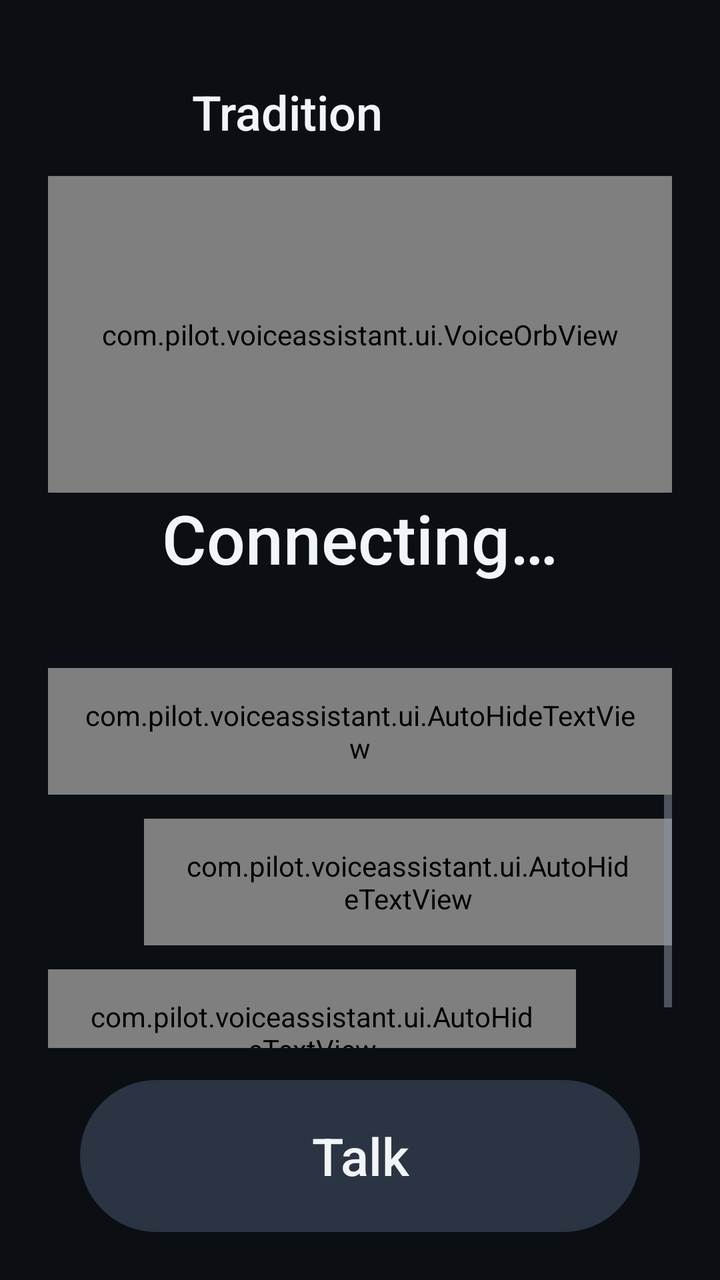
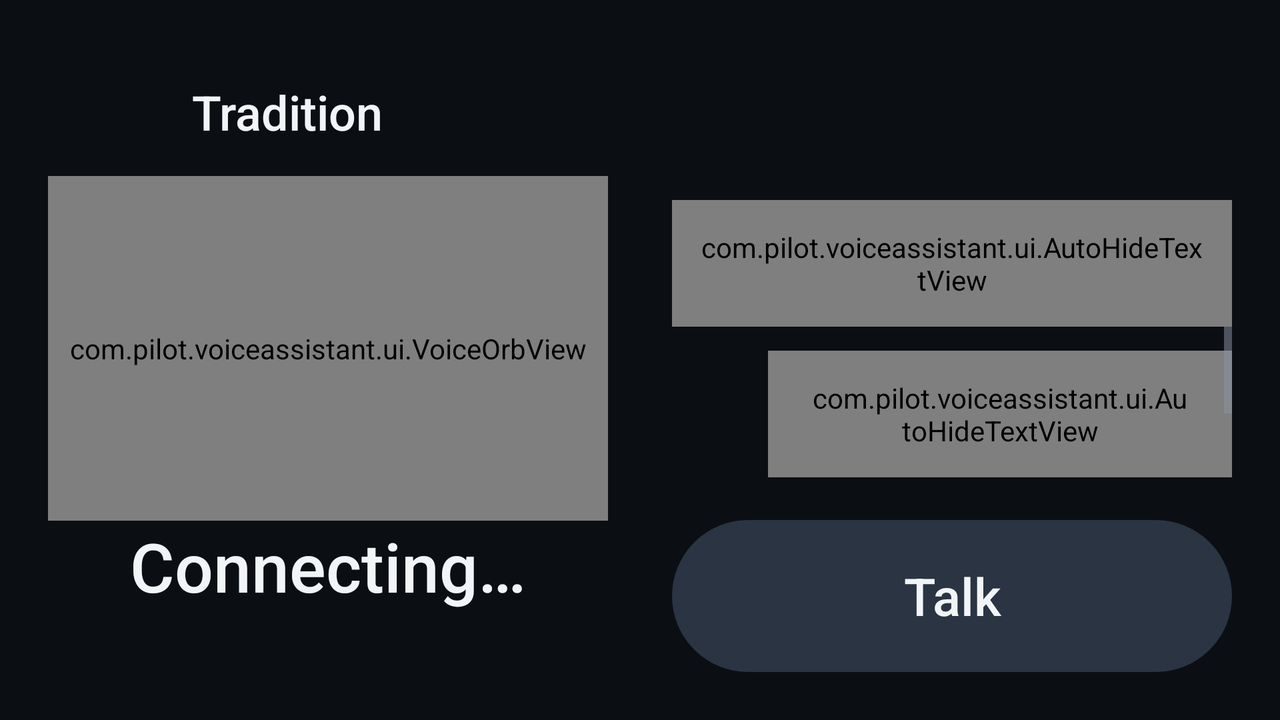

An Android layout and its configuration variant, each rendered on a device that would load it. The default file and the variant file are quoted in full after the pictures.
<!-- AndroidManifest.xml: application theme AppTheme -->
<!-- res/layout/activity_main.xml -->
<?xml version="1.0" encoding="utf-8"?>
<LinearLayout xmlns:android="http://schemas.android.com/apk/res/android"
    android:layout_width="match_parent"
    android:layout_height="match_parent"
    android:fitsSystemWindows="true"
    android:orientation="vertical"
    android:padding="24dp">

    <LinearLayout
        android:layout_width="match_parent"
        android:layout_height="wrap_content"
        android:gravity="center_vertical"
        android:orientation="horizontal">

        <ImageButton
            android:id="@+id/back_button"
            android:layout_width="64dp"
            android:layout_height="64dp"
            android:background="?android:attr/selectableItemBackgroundBorderless"
            android:contentDescription="@string/back"
            android:src="@drawable/ic_back"
            android:tint="@color/text_primary" />

        <TextView
            android:id="@+id/mode_text"
            style="@style/ScreenTitle"
            android:layout_width="wrap_content"
            android:layout_height="wrap_content"
            android:layout_marginStart="8dp"
            android:text="@string/mode_tradition" />
    </LinearLayout>

    <com.pilot.voiceassistant.ui.VoiceOrbView
        android:id="@+id/orb_view"
        android:layout_width="match_parent"
        android:layout_height="0dp"
        android:layout_weight="5" />

    <TextView
        android:id="@+id/state_text"
        style="@style/StateText"
        android:layout_width="match_parent"
        android:layout_height="wrap_content"
        android:text="@string/state_connecting" />

    <TextView
        android:id="@+id/wake_text"
        style="@style/HintText"
        android:layout_width="match_parent"
        android:layout_height="wrap_content"
        android:layout_marginTop="6dp" />

    <com.pilot.voiceassistant.ui.AutoHideTextView
        android:id="@+id/error_text"
        android:layout_width="match_parent"
        android:layout_height="wrap_content"
        android:layout_marginTop="12dp"
        android:background="@drawable/bg_error"
        android:padding="14dp"
        android:textColor="@color/error"
        android:textSize="18sp" />

    
    <ScrollView
        android:layout_width="match_parent"
        android:layout_height="0dp"
        android:layout_weight="4"
        android:fillViewport="true">

        <LinearLayout
            android:layout_width="match_parent"
            android:layout_height="wrap_content"
            android:gravity="bottom"
            android:orientation="vertical">

            <com.pilot.voiceassistant.ui.AutoHideTextView
                android:id="@+id/transcript_text"
                style="@style/Bubble"
                android:layout_gravity="end"
                android:layout_marginStart="48dp"
                android:background="@drawable/bg_bubble_user" />

            <com.pilot.voiceassistant.ui.AutoHideTextView
                android:id="@+id/response_text"
                style="@style/Bubble"
                android:layout_gravity="start"
                android:layout_marginEnd="48dp"
                android:background="@drawable/bg_bubble_assistant" />
        </LinearLayout>
    </ScrollView>

    <Button
        android:id="@+id/talk_button"
        style="@style/TalkButton"
        android:layout_gravity="center_horizontal"
        android:layout_marginTop="16dp"
        android:enabled="false"
        android:text="@string/talk_button" />

</LinearLayout>
<!-- resources referenced by this layout -->
<resources>
  <color name="error">#FFFF6B6B</color>
  <color name="text_primary">#FFF2F5F8</color>
  <!-- drawable bg_error (drawable) -->
  <?xml version="1.0" encoding="utf-8"?>
  <shape xmlns:android="http://schemas.android.com/apk/res/android" android:shape="rectangle">
      <solid android:color="@color/error_soft" />
      <corners android:radius="16dp" />
  </shape>
  <string name="back">Back</string>
  <string name="mode_tradition">Tradition</string>
  <string name="state_connecting">Connecting…</string>
  <string name="talk_button">Talk</string>
  <style name="Bubble">
          <item name="android:layout_width">wrap_content</item>
          <item name="android:layout_height">wrap_content</item>
          <item name="android:layout_marginTop">12dp</item>
          <item name="android:paddingStart">20dp</item>
          <item name="android:paddingEnd">20dp</item>
          <item name="android:paddingTop">14dp</item>
          <item name="android:paddingBottom">14dp</item>
          <item name="android:textColor">@color/text_primary</item>
          <item name="android:textSize">22sp</item>
          <item name="android:lineSpacingMultiplier">1.15</item>
      </style>
  <style name="HintText">
          <item name="android:textColor">@color/text_secondary</item>
          <item name="android:textSize">18sp</item>
          <item name="android:gravity">center</item>
      </style>
  <style name="ScreenTitle">
          <item name="android:textColor">@color/text_primary</item>
          <item name="android:textSize">24sp</item>
          <item name="android:fontFamily">sans-serif-medium</item>
      </style>
  <style name="StateText">
          <item name="android:textColor">@color/text_primary</item>
          <item name="android:textSize">34sp</item>
          <item name="android:fontFamily">sans-serif-medium</item>
          <item name="android:gravity">center</item>
      </style>
  <style name="TalkButton">
          <item name="android:layout_width">280dp</item>
          <item name="android:layout_height">76dp</item>
          <item name="android:background">@drawable/bg_talk_button</item>
          <item name="android:textColor">@color/text_primary</item>
          <item name="android:textSize">26sp</item>
          <item name="android:textAllCaps">false</item>
          <item name="android:fontFamily">sans-serif-medium</item>
          <item name="android:stateListAnimator">@null</item>
      </style>
  <style name="AppTheme" parent="@android:style/Theme.DeviceDefault.NoActionBar">
          <item name="android:windowBackground">@color/background</item>
          <item name="android:statusBarColor">@color/background</item>
          <item name="android:navigationBarColor">@color/background</item>
          <item name="android:windowLightStatusBar">false</item>
          <item name="android:colorAccent">@color/accent</item>
          <item name="android:textColorPrimary">@color/text_primary</item>
          <item name="android:textColorSecondary">@color/text_secondary</item>
      </style>
  <color name="error_soft">#33FF6B6B</color>
  <color name="text_secondary">#FF8B96A5</color>
  <color name="background">#FF0B0F14</color>
  <color name="accent">#FF5B8DEF</color>
  <color name="outline">#FF2A3442</color>
  <!-- some entries are left out for length -->
</resources>
<!-- res/layout-land/activity_main.xml (the repository's variant of the layout above) -->
<!-- drawn on the phone turned sideways -->
<?xml version="1.0" encoding="utf-8"?>
<LinearLayout xmlns:android="http://schemas.android.com/apk/res/android"
    android:layout_width="match_parent"
    android:layout_height="match_parent"
    android:fitsSystemWindows="true"
    android:orientation="vertical"
    android:padding="24dp">

    <LinearLayout
        android:layout_width="match_parent"
        android:layout_height="wrap_content"
        android:gravity="center_vertical"
        android:orientation="horizontal">

        <ImageButton
            android:id="@+id/back_button"
            android:layout_width="64dp"
            android:layout_height="64dp"
            android:background="?android:attr/selectableItemBackgroundBorderless"
            android:contentDescription="@string/back"
            android:src="@drawable/ic_back"
            android:tint="@color/text_primary" />

        <TextView
            android:id="@+id/mode_text"
            style="@style/ScreenTitle"
            android:layout_width="wrap_content"
            android:layout_height="wrap_content"
            android:layout_marginStart="8dp"
            android:text="@string/mode_tradition" />
    </LinearLayout>

    <LinearLayout
        android:layout_width="match_parent"
        android:layout_height="0dp"
        android:layout_weight="1"
        android:baselineAligned="false"
        android:orientation="horizontal">

        <LinearLayout
            android:layout_width="0dp"
            android:layout_height="match_parent"
            android:layout_weight="1"
            android:orientation="vertical">

            <com.pilot.voiceassistant.ui.VoiceOrbView
                android:id="@+id/orb_view"
                android:layout_width="match_parent"
                android:layout_height="0dp"
                android:layout_weight="1" />

            <TextView
                android:id="@+id/state_text"
                style="@style/StateText"
                android:layout_width="match_parent"
                android:layout_height="wrap_content"
                android:text="@string/state_connecting" />

            <TextView
                android:id="@+id/wake_text"
                style="@style/HintText"
                android:layout_width="match_parent"
                android:layout_height="wrap_content"
                android:layout_marginTop="6dp" />
        </LinearLayout>

        <LinearLayout
            android:layout_width="0dp"
            android:layout_height="match_parent"
            android:layout_marginStart="32dp"
            android:layout_weight="1"
            android:orientation="vertical">

            <com.pilot.voiceassistant.ui.AutoHideTextView
                android:id="@+id/error_text"
                android:layout_width="match_parent"
                android:layout_height="wrap_content"
                android:layout_marginTop="12dp"
                android:background="@drawable/bg_error"
                android:padding="14dp"
                android:textColor="@color/error"
                android:textSize="18sp" />

            
            <ScrollView
                android:layout_width="match_parent"
                android:layout_height="0dp"
                android:layout_weight="1"
                android:fillViewport="true">

                <LinearLayout
                    android:layout_width="match_parent"
                    android:layout_height="wrap_content"
                    android:gravity="bottom"
                    android:orientation="vertical">

                    <com.pilot.voiceassistant.ui.AutoHideTextView
                        android:id="@+id/transcript_text"
                        style="@style/Bubble"
                        android:layout_gravity="end"
                        android:layout_marginStart="48dp"
                        android:background="@drawable/bg_bubble_user" />

                    <com.pilot.voiceassistant.ui.AutoHideTextView
                        android:id="@+id/response_text"
                        style="@style/Bubble"
                        android:layout_gravity="start"
                        android:layout_marginEnd="48dp"
                        android:background="@drawable/bg_bubble_assistant" />
                </LinearLayout>
            </ScrollView>

            <Button
                android:id="@+id/talk_button"
                style="@style/TalkButton"
                android:layout_gravity="center_horizontal"
                android:layout_marginTop="16dp"
                android:enabled="false"
                android:text="@string/talk_button" />
        </LinearLayout>
    </LinearLayout>

</LinearLayout>
